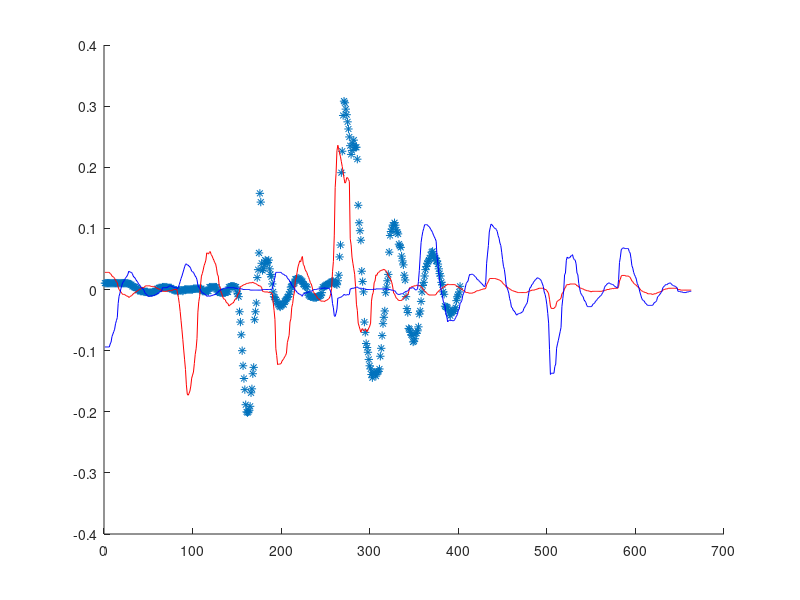

Write the MATLAB code that produced this figure.
load twoXlog.txt;
% distX, distY, x,y,z,r,p,y,a,t_min

hold on
plot(twoXlog(:,3),'*')


hold off



%%
load 2-twoXsomeYlog.txt;
hold all
plot(X2_twoXsomeYlog(:,3),'r-')
plot(X2_twoXsomeYlog(:,4),'b-')

hold off